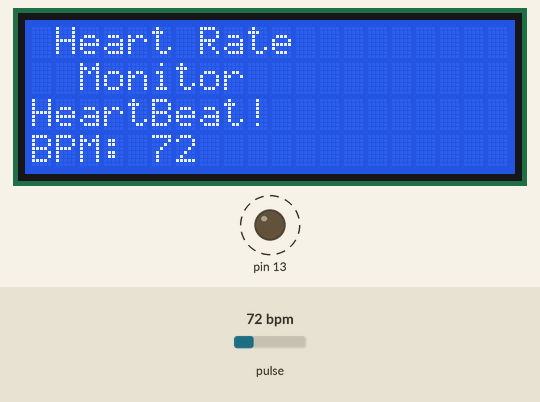
A sketch run on a simulated Arduino Uno, built with avr-gcc and run on an emulated ATmega328P. Parts: 20×4 character LCD, output pins drawn as LEDs (lit = HIGH). Dashed ring = blinking. The inputs (shaded band) are chosen by the test bench; at power-on: pulse 72 bpm. What the sketch prints to the serial monitor is not drawn.

Above: at 1.4 s.
1.5 s: pulse set to 42 bpm
At 3.4 s:
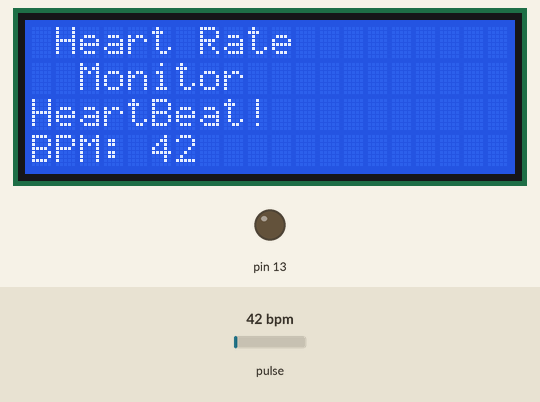
3.9 s: pulse set to 100 bpm
At 4.44 s:
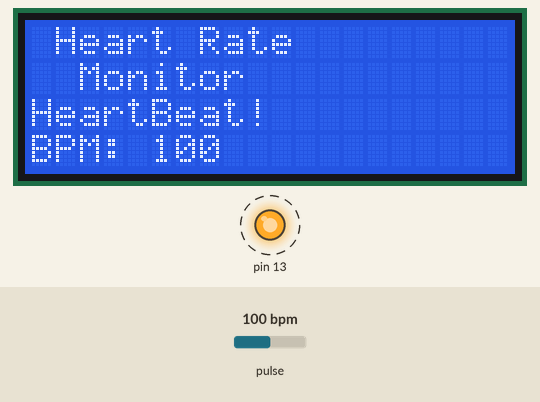
5.8 s: pulse set to 70 bpm
At 7.41 s:
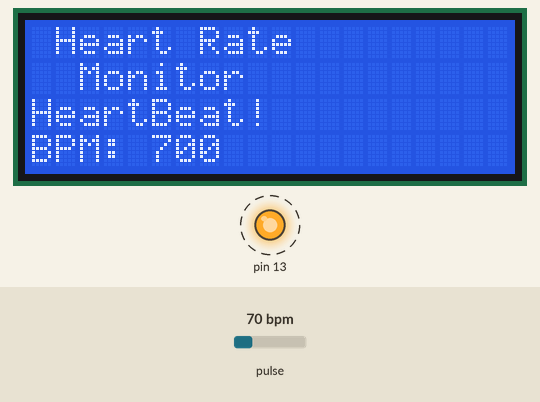
Timing chart, 0 to 14.1 s (numbered marks = the images above; inputs shaded):
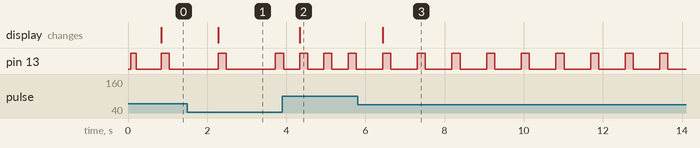

Measured:
- after the input at 1.5 s, the display: changes after 0.78 s (image 1)
- after the input at 3.9 s, the display: changes after 0.44 s (image 2)
- after the input at 5.8 s, pin 13: alternates HIGH for 0.21 s and LOW for 0.67 s, starting after 0.64 s; the display: changes after 0.64 s (image 3)

The sketch:

heart_beat.ino
```cpp
#define USE_ARDUINO_INTERRUPTS true
#include <PulseSensorPlayground.h>
#include<LiquidCrystal.h>
LiquidCrystal lcd(7, 6, 5, 4, 3, 2);

// Variables
const int PulseWire = 0;
const int LED13 = 13;
int Threshold = 550;

PulseSensorPlayground pulseSensor;
void setup() {

Serial.begin(9600); // For Serial Monitor
lcd.begin(20,4);


pulseSensor.analogInput(PulseWire);
pulseSensor.blinkOnPulse(LED13);
pulseSensor.setThreshold(Threshold);

if (pulseSensor.begin()) {
Serial.println("heart rate monitoring system");
lcd.setCursor(0,0);
lcd.print(" Heart Rate");
lcd.setCursor(0,1);
lcd.print("  Monitor");

}
}

void loop() {

int myBPM = pulseSensor.getBeatsPerMinute();
if (pulseSensor.sawStartOfBeat()) {
Serial.print("BPM: ");
Serial.println(myBPM);
lcd.setCursor(0,2);
lcd.print("HeartBeat!");
lcd.setCursor(0,3);
lcd.print("BPM: ");
lcd.print(myBPM);
}
delay(20);
}
```
